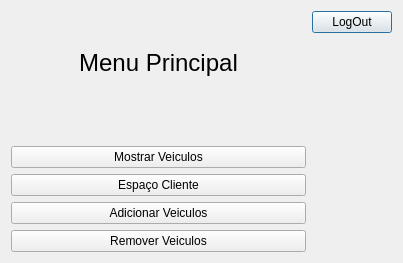
<?xml version="1.0" encoding="UTF-8"?>
<ui version="4.0">
 <class>secondWindow</class>
 <widget class="QDialog" name="secondWindow">
  <property name="geometry">
   <rect>
    <x>0</x>
    <y>0</y>
    <width>403</width>
    <height>263</height>
   </rect>
  </property>
  <property name="windowTitle">
   <string>Dialog</string>
  </property>
  <layout class="QGridLayout" name="gridLayout">
   <item row="1" column="0">
    <widget class="QLabel" name="lab_menu">
     <property name="font">
      <font>
       <pointsize>18</pointsize>
      </font>
     </property>
     <property name="text">
      <string>Menu Principal</string>
     </property>
     <property name="alignment">
      <set>Qt::AlignCenter</set>
     </property>
    </widget>
   </item>
   <item row="1" column="1" rowspan="6">
    <spacer name="verticalSpacer">
     <property name="orientation">
      <enum>Qt::Vertical</enum>
     </property>
     <property name="sizeHint" stdset="0">
      <size>
       <width>20</width>
       <height>208</height>
      </size>
     </property>
    </spacer>
   </item>
   <item row="0" column="0">
    <spacer name="horizontalSpacer">
     <property name="orientation">
      <enum>Qt::Horizontal</enum>
     </property>
     <property name="sizeHint" stdset="0">
      <size>
       <width>248</width>
       <height>20</height>
      </size>
     </property>
    </spacer>
   </item>
   <item row="0" column="1">
    <widget class="QPushButton" name="pushButton">
     <property name="text">
      <string>LogOut</string>
     </property>
    </widget>
   </item>
   <item row="6" column="0">
    <widget class="QPushButton" name="bot_removeCars">
     <property name="text">
      <string>Remover Veiculos</string>
     </property>
    </widget>
   </item>
   <item row="5" column="0">
    <widget class="QPushButton" name="bot_addCars">
     <property name="text">
      <string>Adicionar Veiculos</string>
     </property>
    </widget>
   </item>
   <item row="4" column="0">
    <widget class="QPushButton" name="bot_clientSpace">
     <property name="text">
      <string>Espaço Cliente</string>
     </property>
    </widget>
   </item>
   <item row="3" column="0">
    <widget class="QPushButton" name="bot_showCars">
     <property name="text">
      <string>Mostrar Veiculos</string>
     </property>
    </widget>
   </item>
  </layout>
 </widget>
 <resources/>
 <connections/>
</ui>
